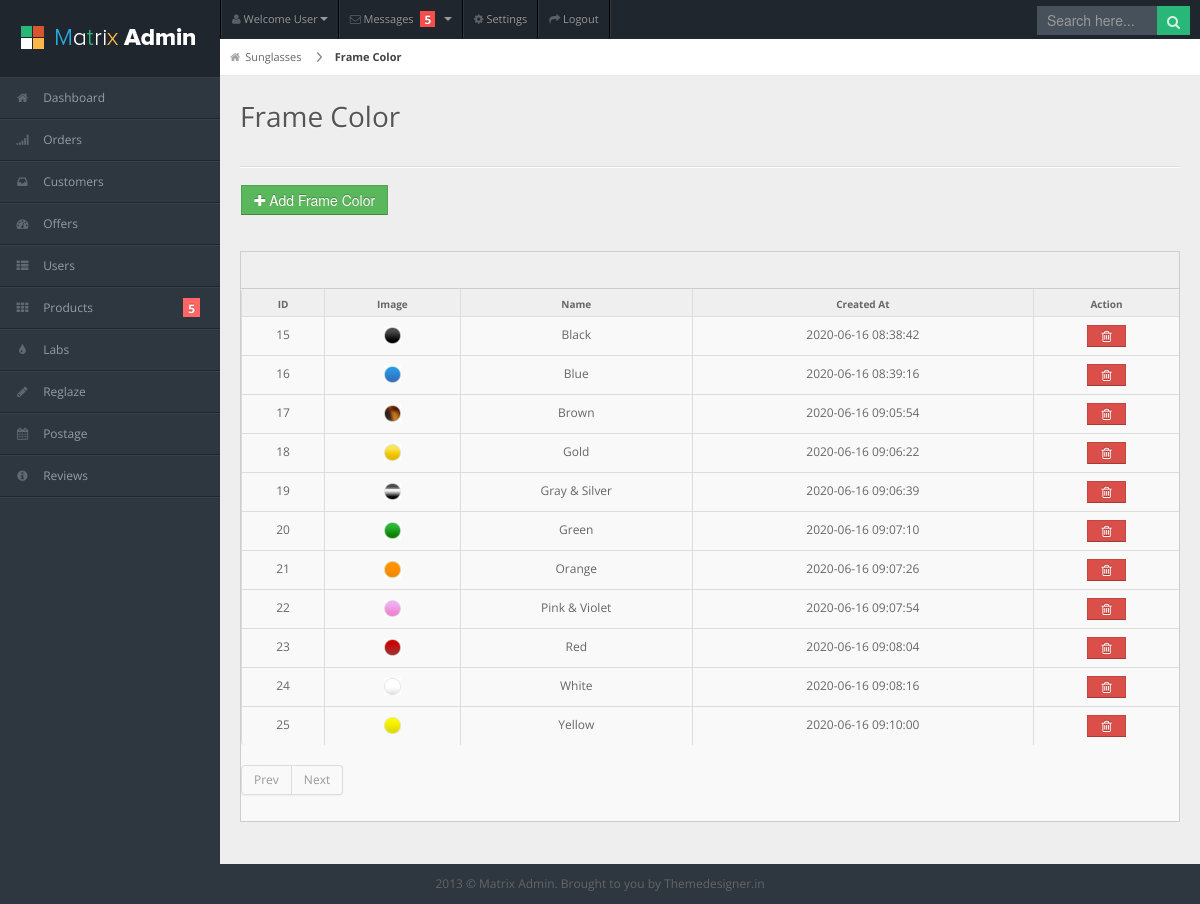
Screenshot of /admin/frame_color2.php with the database file from the repository.
### tables this page shows
CREATE TABLE `frame_color` (
  `id` int(11) NOT NULL,
  `Product_id` int(24) DEFAULT NULL,
  `Frame_Color` varchar(225) DEFAULT NULL,
  `image_link` varchar(225) DEFAULT NULL,
  `Type` varchar(225) DEFAULT NULL,
  `active` int(11) DEFAULT NULL,
  `created_at` timestamp NOT NULL DEFAULT current_timestamp() ON UPDATE current_timestamp(),
  `updated_at` timestamp NOT NULL DEFAULT '0000-00-00 00:00:00'
);

### admin/frame_color2.php (the view, shortened to what this page needs)
<?php include('Connection2.php'); ?>
<!DOCTYPE html>
<html lang="en">
<head>
<link rel="stylesheet" href="css/bootstrap.min.css" />
<link rel="stylesheet" href="css/bootstrap-responsive.min.css" />
<link rel="stylesheet" href="css/uniform.css" />
<link rel="stylesheet" href="css/select2.css" />
<link rel="stylesheet" href="css/matrix-style.css" />
<link rel="stylesheet" href="css/matrix-media.css" />
<link href="font-awesome/css/font-awesome.css" rel="stylesheet" />
</head>
<body>
<div id="header">
  <h1><a href="dashboard.html">Matrix Admin</a></h1>
</div>
<div id="user-nav" class="navbar navbar-inverse">
  <ul class="nav">
    <li  class="dropdown" id="profile-messages" ><a title="" href="#" data-toggle="dropdown" data-target="#profile-messages" class="dropdown-toggle"><i class="icon icon-user"></i>  <span class="text">Welcome User</span><b class="caret"></b></a>
    </li>
    <li class="dropdown" id="menu-messages"><a href="#" data-toggle="dropdown" data-target="#menu-messages" class="dropdown-toggle"><i class="icon icon-envelope"></i> <span class="text">Messages</span> <span class="label label-important">5</span> <b class="caret"></b></a>
    </li>
    <li class=""><a title="" href="#"><i class="icon icon-cog"></i> <span class="text">Settings</span></a></li>
    <li class=""><a title="" href="login.html"><i class="icon icon-share-alt"></i> <span class="text">Logout</span></a></li>
  </ul>
</div>
<div id="search">
  <input type="text" placeholder="Search here..."/>
  <button type="submit" class="tip-bottom" title="Search"><i class="icon-search icon-white"></i></button>
</div>
<?php include 'dashboard_aside.php' ?>
<div id="content">
  <div id="content-header">
    <div id="breadcrumb"> <a href="sunglasses.php" title="Sunglasses" class="tip-bottom"><i class="icon-home"></i>Sunglasses</a> <a href="#" class="current">Frame Color</a> </div>
    <h1>Frame Color</h1>
  </div>
  <div class="container-fluid">
    <hr>
	  <div class="row-fluid">
		 <div class="span6">
			  <button onClick="window.location.href='sunglasses_category_add.php?type=frame_color'" class="btn btn-success add-sglasses-btn"><i class="icon-plus"></i> Add Frame Color</button><br><br>
		</div>
		  <div class="span6">
		</div>
	  </div>
    <div class="row-fluid">
      <div class="span12">
        <div class="widget-box">
          <div class="widget-title">
          </div>
          <div class="widget-content nopadding">
            <table class="table table-bordered table-striped">
              <thead>
                <tr>
				  <th>ID</th>
				  <th>Image</th>
                  <th>Name</th>
                  <th>Created At</th>
                  <th>Action</th>
                </tr>
              </thead>
              <tbody>
				 <?php
				if (isset($_GET['pageno'])) {
					$pageno = $_GET['pageno'];
				} else {
					$pageno = 1;
				}
				$no_of_records_per_page = 20;
				$offset = ($pageno-1) * $no_of_records_per_page;
				$total_pages_sql = "SELECT COUNT(*) FROM frame_color where active=0";
			$result = mysqli_query($conn,$total_pages_sql);
			$total_rows = mysqli_fetch_array($result)[0];
			$total_pages = ceil($total_rows / $no_of_records_per_page);
				if(isset($_GET['search'])) {
				$my_search = $_GET['search'];
				$fetch_query = mysqli_query($conn,"SELECT * FROM frame_color where Brands_Name='$my_search' OR Brands_Name LIKE '%$my_search%'  AND active=1");
				}
				else {
				$fetch_query = mysqli_query($conn,"SELECT * FROM frame_color where type='Sunglasses' AND active=1 LIMIT $offset, $no_of_records_per_page");
				}
				while($row=mysqli_fetch_array($fetch_query,MYSQLI_ASSOC)) {
					?>
                <tr class="odd gradeX">
				  <td style="text-align: center;"><?php echo $row['id']; ?></td>
				  <td style="text-align: center;"><img src="../images/Shop/glasses/<?php echo $row['image_link']; ?>" width="15%" height="15%" /></td>
				  <td style="text-align: center;"><?php echo $row['Frame_Color']; ?></td>
                  <td style="text-align: center;"><?php echo $row['created_at']; ?></td>
                  <td class="center">
					  <center>
					<button class="btn btn-mini btn-danger add-sglasses-action-btn" onclick="window.location.href='frame_color2.php?delete_sunglasses_frame_color_id=<?php echo $row['id']; ?>&image_name=<?php echo $row['image_link']; ?>'">&nbsp;&nbsp;<i class="icon-trash"></i> &nbsp;</button>
						  </center>
				  </td>
                </tr>
                <?php } ?>
              </tbody>
            </table>
			  <?php if(isset($_GET['search'])) {} else { ?>
			  <div class="pagination">
              <ul>
                <li class="<?php if($pageno <= 1){ echo 'disabled'; } ?>"><a href="<?php if($pageno <= 1){ echo '#'; } else { echo "?pageno=".($pageno - 1); } ?>" >Prev</a></li>
                <li class="<?php if($pageno >= $total_pages){ echo 'disabled'; } ?>"><a href="<?php if($pageno >= $total_pages){ echo '#'; } else { echo "?pageno=".($pageno + 1); } ?>">Next</a></li>
              </ul>
            </div>
			  <?php } ?>
          </div>
        </div>
      </div>
    </div>
  </div>
</div>
<div class="row-fluid">
  <div id="footer" class="span12"> 2013 &copy; Matrix Admin. Brought to you by <a href="http://themedesigner.in">Themedesigner.in</a> </div>
</div>
</body>
</html>

### admin/css/matrix-media.css (style rules this page uses)
body { background:#2E363F; }
#header { background-color: #1f262d; margin-top:10px; }
#search input[type=text], #search button { background-color: #28b779; }
#search input[type=text] { background-color: #47515b; color: #fff; }

### rows the page displays
frame_color: id "15", image_link (picture), Frame_Color "Black", created_at "2020-06-16 08:38:42"
frame_color: id "16", image_link (picture), Frame_Color "Blue", created_at "2020-06-16 08:39:16"
frame_color: id "17", image_link (picture), Frame_Color "Brown", created_at "2020-06-16 09:05:54"
frame_color: id "18", image_link (picture), Frame_Color "Gold", created_at "2020-06-16 09:06:22"
frame_color: id "19", image_link (picture), Frame_Color "Gray & Silver", created_at "2020-06-16 09:06:39"
frame_color: id "20", image_link (picture), Frame_Color "Green", created_at "2020-06-16 09:07:10"
frame_color: id "21", image_link (picture), Frame_Color "Orange", created_at "2020-06-16 09:07:26"
frame_color: id "22", image_link (picture), Frame_Color "Pink & Violet", created_at "2020-06-16 09:07:54"
frame_color: id "23", image_link (picture), Frame_Color "Red", created_at "2020-06-16 09:08:04"
frame_color: id "24", image_link (picture), Frame_Color "White", created_at "2020-06-16 09:08:16"
frame_color: id "25", image_link (picture), Frame_Color "Yellow", created_at "2020-06-16 09:10:00"
